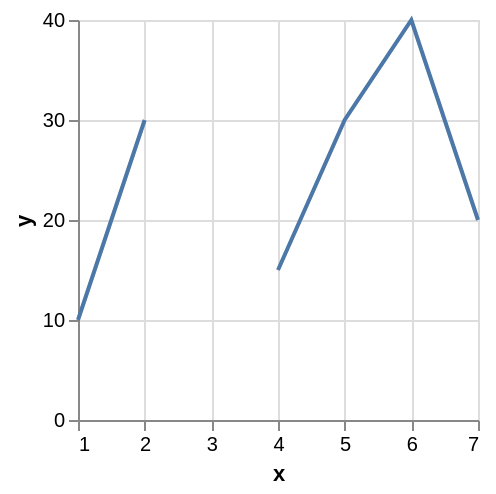

Describe this chart as a Vega-Lite specification.
### Vega specification from a JSON file in a GitHub repository (floating-point values rounded to 4 significant figures)
{"$schema": "https://vega.github.io/schema/vega/v5.json", "autosize": "pad", "padding": 5, "width": 200, "height": 200, "style": "cell", "data": [{"name": "source_0", "values": [{"x": 1, "y": 10}, {"x": 2, "y": 30}, {"x": 3, "y": null}, {"x": 4, "y": 15}, {"x": 5, "y": 30}, {"x": 6, "y": 40}, {"x": 7, "y": 20}]}, {"name": "data_0", "source": "source_0", "transform": [{"type": "formula", "expr": "toNumber(datum[\"x\"])", "as": "x"}]}], "marks": [{"name": "marks", "type": "line", "style": ["line"], "sort": {"field": "datum[\"x\"]"}, "from": {"data": "data_0"}, "encode": {"update": {"stroke": {"value": "#4c78a8"}, "x": {"scale": "x", "field": "x"}, "y": {"scale": "y", "field": "y"}, "defined": {"signal": "datum[\"x\"] !== null && isFinite(datum[\"x\"]) && datum[\"y\"] !== null && isFinite(datum[\"y\"])"}}}}], "scales": [{"name": "x", "type": "linear", "domain": {"data": "data_0", "field": "x"}, "range": [0, {"signal": "width"}], "nice": true, "zero": false}, {"name": "y", "type": "linear", "domain": {"data": "data_0", "field": "y"}, "range": [{"signal": "height"}, 0], "nice": true, "zero": true}], "axes": [{"scale": "x", "orient": "bottom", "gridScale": "y", "grid": true, "tickCount": {"signal": "ceil(width/40)"}, "domain": false, "labels": false, "maxExtent": 0, "minExtent": 0, "ticks": false, "zindex": 0}, {"scale": "y", "orient": "left", "gridScale": "x", "grid": true, "tickCount": {"signal": "ceil(height/40)"}, "domain": false, "labels": false, "maxExtent": 0, "minExtent": 0, "ticks": false, "zindex": 0}, {"scale": "x", "orient": "bottom", "grid": false, "title": "x", "labelFlush": true, "labelOverlap": true, "tickCount": {"signal": "ceil(width/40)"}, "zindex": 0}, {"scale": "y", "orient": "left", "grid": false, "title": "y", "labelOverlap": true, "tickCount": {"signal": "ceil(height/40)"}, "zindex": 0}]}
